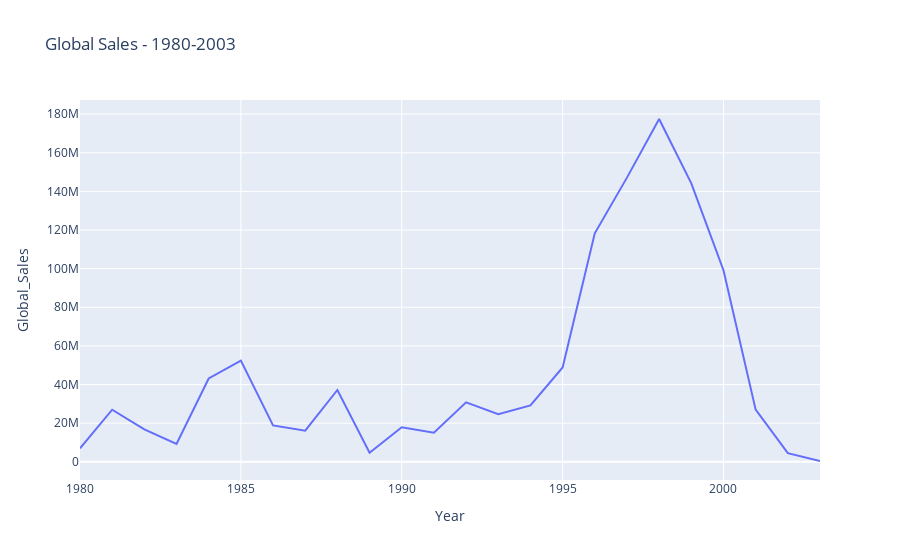

Notebook cell for this chart:
### Code cell
# global sales by year - export to HTML
fig = px.line(sales_by_year, title="Global Sales - 1980-2003", x="Year", y="Global_Sales")
fig.show()
fig.write_html("../static/img/vintageglobalsales.html")

### Figure 1 — Plotly figure (JSON) as saved in the notebook; plotly's stock layout.template omitted (floating-point values rounded to 4 significant figures)
{"data": [{"hovertemplate": "Year=%{x}<br>Global_Sales=%{y}<extra></extra>", "legendgroup": "", "line": {"color": "#636efa", "dash": "solid"}, "mode": "lines", "name": "", "orientation": "v", "showlegend": false, "type": "scatter", "x": [1980, 1981, 1982, 1983, 1984, 1985, 1986, 1987, 1988, 1989, 1990, 1991, 1992, 1993, 1994, 1995, 1996, 1997, 1998, 1999, 2000, 2001, 2002, 2003], "xaxis": "x", "y": [6990000, 26970000, 16760000, 9230000, 43140000, 52430000, 18860000, 16110000, 37190000, 4700000, 17880000, 15070000, 30809998, 24610000, 29170000, 48830000, 118310000, 147120000, 177470000, 144130000, 99180000, 26990000, 4499999, 420000], "yaxis": "y"}], "layout": {"legend": {"tracegroupgap": 0}, "title": {"text": "Global Sales - 1980-2003"}, "xaxis": {"anchor": "y", "domain": [0, 1], "title": {"text": "Year"}}, "yaxis": {"anchor": "x", "domain": [0, 1], "title": {"text": "Global_Sales"}}}}
